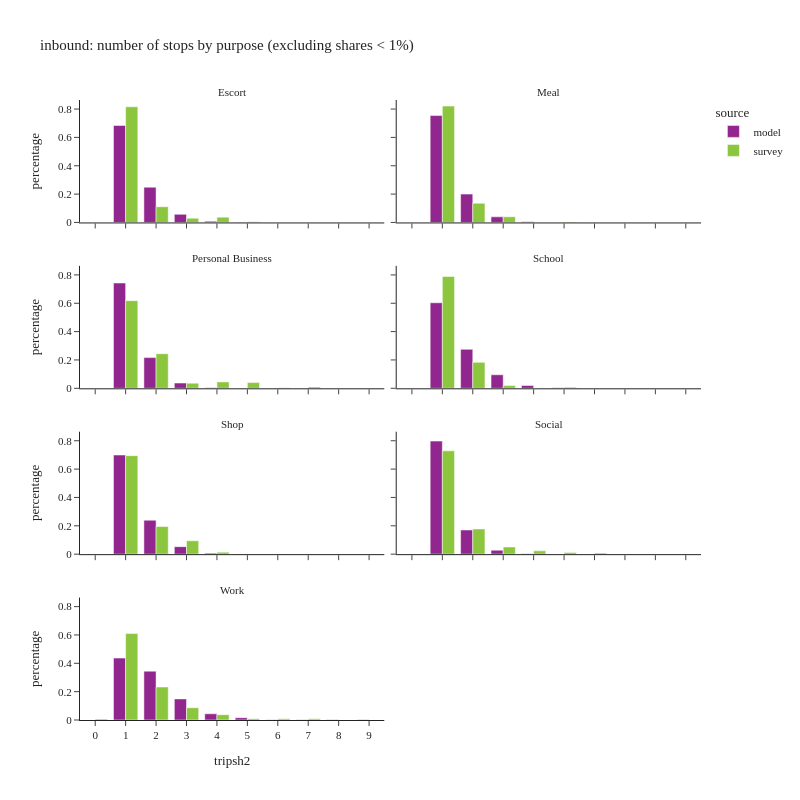

Notebook cell for this chart:
### Code cell
df_plot = (
    df_tour.group_by(['tripsh2', 'pdpurp_label', 'source'])
    .agg(pl.col('toexpfac').sum())
    .with_columns(
        (pl.col('toexpfac') / pl.col('toexpfac').sum().over(['pdpurp_label', 'source'])).alias('percentage')
    )
)
df_plot2 = df_plot.filter(pl.col('percentage') > 0.001)

df_plot2_pd = df_plot2.sort(['source', 'pdpurp_label']).to_pandas()

fig = px.bar(df_plot2_pd,
             x="tripsh2", y="percentage", color="source",barmode="group",
             facet_col='pdpurp_label', facet_col_wrap=2,
             hover_data=['toexpfac'],
             title="inbound: number of stops by purpose (excluding shares < 1%)")
fig.update_layout(height=800, width=800)
fig.for_each_annotation(lambda a: a.update(text = a.text.split("=")[-1]))
fig.for_each_xaxis(lambda a: a.update(dict(dtick = 1, categoryorder='category ascending')))
fig.show()

### Figure 1 — Plotly figure (JSON) as saved in the notebook; plotly's stock layout.template omitted (floating-point values rounded to 4 significant figures)
{"data": [{"alignmentgroup": "True", "customdata": [[35950.0], [155900.0], [429000.0], [5177.0], [796.0]], "hovertemplate": "source=model<br>pdpurp_label=Escort<br>tripsh2=%{x}<br>percentage=%{y}<br>toexpfac=%{customdata[0]}<extra></extra>", "legendgroup": "model", "marker": {"color": "#91268F", "pattern": {"shape": ""}}, "name": "model", "offsetgroup": "model", "orientation": "v", "showlegend": true, "textposition": "auto", "type": "bar", "x": [3, 2, 1, 4, 5], "xaxis": "x7", "y": [0.05735, 0.2486, 0.6842, 0.008258, 0.00127], "yaxis": "y7"}, {"alignmentgroup": "True", "customdata": [[76800.0], [289700.0], [15180.0], [2098.0]], "hovertemplate": "source=model<br>pdpurp_label=Meal<br>tripsh2=%{x}<br>percentage=%{y}<br>toexpfac=%{customdata[0]}<extra></extra>", "legendgroup": "model", "marker": {"color": "#91268F", "pattern": {"shape": ""}}, "name": "model", "offsetgroup": "model", "orientation": "v", "showlegend": false, "textposition": "auto", "type": "bar", "x": [2, 1, 3, 4], "xaxis": "x8", "y": [0.1999, 0.7541, 0.03952, 0.005461], "yaxis": "y8"}, {"alignmentgroup": "True", "customdata": [[85660.0], [14620.0], [1359.0], [294000.0]], "hovertemplate": "source=model<br>pdpurp_label=Personal Business<br>tripsh2=%{x}<br>percentage=%{y}<br>toexpfac=%{customdata[0]}<extra></extra>", "legendgroup": "model", "marker": {"color": "#91268F", "pattern": {"shape": ""}}, "name": "model", "offsetgroup": "model", "orientation": "v", "showlegend": false, "textposition": "auto", "type": "bar", "x": [2, 3, 4, 1], "xaxis": "x5", "y": [0.2164, 0.03694, 0.003434, 0.7428], "yaxis": "y5"}, {"alignmentgroup": "True", "customdata": [[2811.0], [166600.0], [11950.0], [57950.0], [365700.0]], "hovertemplate": "source=model<br>pdpurp_label=School<br>tripsh2=%{x}<br>percentage=%{y}<br>toexpfac=%{customdata[0]}<extra></extra>", "legendgroup": "model", "marker": {"color": "#91268F", "pattern": {"shape": ""}}, "name": "model", "offsetgroup": "model", "orientation": "v", "showlegend": false, "textposition": "auto", "type": "bar", "x": [5, 2, 4, 3, 1], "xaxis": "x6", "y": [0.004638, 0.275, 0.01972, 0.09562, 0.6035], "yaxis": "y6"}, {"alignmentgroup": "True", "customdata": [[38660.0], [5232.0], [511000.0], [790.0], [175000.0]], "hovertemplate": "source=model<br>pdpurp_label=Shop<br>tripsh2=%{x}<br>percentage=%{y}<br>toexpfac=%{customdata[0]}<extra></extra>", "legendgroup": "model", "marker": {"color": "#91268F", "pattern": {"shape": ""}}, "name": "model", "offsetgroup": "model", "orientation": "v", "showlegend": false, "textposition": "auto", "type": "bar", "x": [3, 4, 1, 5, 2], "xaxis": "x3", "y": [0.0529, 0.00716, 0.6993, 0.001081, 0.2394], "yaxis": "y3"}, {"alignmentgroup": "True", "customdata": [[41080.0], [1171000.0], [250300.0], [4798.0]], "hovertemplate": "source=model<br>pdpurp_label=Social<br>tripsh2=%{x}<br>percentage=%{y}<br>toexpfac=%{customdata[0]}<extra></extra>", "legendgroup": "model", "marker": {"color": "#91268F", "pattern": {"shape": ""}}, "name": "model", "offsetgroup": "model", "orientation": "v", "showlegend": false, "textposition": "auto", "type": "bar", "x": [3, 1, 2, 4], "xaxis": "x4", "y": [0.02799, 0.7977, 0.1705, 0.003269], "yaxis": "y4"}, {"alignmentgroup": "True", "customdata": [[26450.0], [70440.0], [1669.0], [3000.0], [239100.0], [554000.0], [702100.0], [2215.0], [4016.0]], "hovertemplate": "source=model<br>pdpurp_label=Work<br>tripsh2=%{x}<br>percentage=%{y}<br>toexpfac=%{customdata[0]}<extra></extra>", "legendgroup": "model", "marker": {"color": "#91268F", "pattern": {"shape": ""}}, "name": "model", "offsetgroup": "model", "orientation": "v", "showlegend": false, "textposition": "auto", "type": "bar", "x": [5, 4, 9, 7, 3, 2, 1, 8, 6], "xaxis": "x", "y": [0.01645, 0.04382, 0.001038, 0.001866, 0.1488, 0.3446, 0.4367, 0.001378, 0.002498], "yaxis": "y"}, {"alignmentgroup": "True", "customdata": [[17400.0], [51460.0], [378500.0], [13890.0], [2439.0]], "hovertemplate": "source=survey<br>pdpurp_label=Escort<br>tripsh2=%{x}<br>percentage=%{y}<br>toexpfac=%{customdata[0]}<extra></extra>", "legendgroup": "survey", "marker": {"color": "#8CC63E", "pattern": {"shape": ""}}, "name": "survey", "offsetgroup": "survey", "orientation": "v", "showlegend": true, "textposition": "auto", "type": "bar", "x": [4, 2, 1, 3, 5], "xaxis": "x7", "y": [0.03753, 0.111, 0.8163, 0.02995, 0.005261], "yaxis": "y7"}, {"alignmentgroup": "True", "customdata": [[216600.0], [35770.0], [862.6], [10600.0]], "hovertemplate": "source=survey<br>pdpurp_label=Meal<br>tripsh2=%{x}<br>percentage=%{y}<br>toexpfac=%{customdata[0]}<extra></extra>", "legendgroup": "survey", "marker": {"color": "#8CC63E", "pattern": {"shape": ""}}, "name": "survey", "offsetgroup": "survey", "orientation": "v", "showlegend": false, "textposition": "auto", "type": "bar", "x": [1, 2, 5, 3], "xaxis": "x8", "y": [0.8207, 0.1356, 0.003269, 0.04015], "yaxis": "y8"}, {"alignmentgroup": "True", "customdata": [[519.0], [186100.0], [13630.0], [10890.0], [1243.0], [73380.0], [12090.0], [3016.0]], "hovertemplate": "source=survey<br>pdpurp_label=Personal Business<br>tripsh2=%{x}<br>percentage=%{y}<br>toexpfac=%{customdata[0]}<extra></extra>", "legendgroup": "survey", "marker": {"color": "#8CC63E", "pattern": {"shape": ""}}, "name": "survey", "offsetgroup": "survey", "orientation": "v", "showlegend": false, "textposition": "auto", "type": "bar", "x": [9, 1, 4, 3, 6, 2, 5, 7], "xaxis": "x5", "y": [0.001725, 0.6185, 0.0453, 0.03619, 0.004131, 0.2439, 0.0402, 0.01003], "yaxis": "y5"}, {"alignmentgroup": "True", "customdata": [[83980.0], [362000.0], [511.1], [8943.0], [3527.0]], "hovertemplate": "source=survey<br>pdpurp_label=School<br>tripsh2=%{x}<br>percentage=%{y}<br>toexpfac=%{customdata[0]}<extra></extra>", "legendgroup": "survey", "marker": {"color": "#8CC63E", "pattern": {"shape": ""}}, "name": "survey", "offsetgroup": "survey", "orientation": "v", "showlegend": false, "textposition": "auto", "type": "bar", "x": [2, 1, 4, 3, 5], "xaxis": "x6", "y": [0.183, 0.7887, 0.001114, 0.01949, 0.007686], "yaxis": "y6"}, {"alignmentgroup": "True", "customdata": [[362900.0], [101700.0], [49320.0], [533.6], [7353.0]], "hovertemplate": "source=survey<br>pdpurp_label=Shop<br>tripsh2=%{x}<br>percentage=%{y}<br>toexpfac=%{customdata[0]}<extra></extra>", "legendgroup": "survey", "marker": {"color": "#8CC63E", "pattern": {"shape": ""}}, "name": "survey", "offsetgroup": "survey", "orientation": "v", "showlegend": false, "textposition": "auto", "type": "bar", "x": [1, 2, 3, 6, 4], "xaxis": "x3", "y": [0.6948, 0.1948, 0.09445, 0.001022, 0.01408], "yaxis": "y3"}, {"alignmentgroup": "True", "customdata": [[7597.0], [183500.0], [52020.0], [753000.0], [1548.0], [11620.0], [24140.0]], "hovertemplate": "source=survey<br>pdpurp_label=Social<br>tripsh2=%{x}<br>percentage=%{y}<br>toexpfac=%{customdata[0]}<extra></extra>", "legendgroup": "survey", "marker": {"color": "#8CC63E", "pattern": {"shape": ""}}, "name": "survey", "offsetgroup": "survey", "orientation": "v", "showlegend": false, "textposition": "auto", "type": "bar", "x": [6, 2, 3, 1, 7, 5, 4], "xaxis": "x4", "y": [0.007351, 0.1776, 0.05034, 0.7286, 0.001498, 0.01124, 0.02336], "yaxis": "y4"}, {"alignmentgroup": "True", "customdata": [[9536.0], [711600.0], [7988.0], [9389.0], [43800.0], [271600.0], [11200.0], [101000.0]], "hovertemplate": "source=survey<br>pdpurp_label=Work<br>tripsh2=%{x}<br>percentage=%{y}<br>toexpfac=%{customdata[0]}<extra></extra>", "legendgroup": "survey", "marker": {"color": "#8CC63E", "pattern": {"shape": ""}}, "name": "survey", "offsetgroup": "survey", "orientation": "v", "showlegend": false, "textposition": "auto", "type": "bar", "x": [6, 1, 0, 7, 4, 2, 5, 3], "xaxis": "x", "y": [0.008174, 0.61, 0.006847, 0.008048, 0.03754, 0.2328, 0.009602, 0.08655], "yaxis": "y"}], "layout": {"annotations": [{"font": {}, "showarrow": false, "text": "Work", "x": 0.245, "xanchor": "center", "xref": "paper", "y": 0.1975, "yanchor": "bottom", "yref": "paper"}, {"font": {}, "showarrow": false, "text": "Shop", "x": 0.245, "xanchor": "center", "xref": "paper", "y": 0.465, "yanchor": "bottom", "yref": "paper"}, {"font": {}, "showarrow": false, "text": "Social", "x": 0.755, "xanchor": "center", "xref": "paper", "y": 0.465, "yanchor": "bottom", "yref": "paper"}, {"font": {}, "showarrow": false, "text": "Personal Business", "x": 0.245, "xanchor": "center", "xref": "paper", "y": 0.7325, "yanchor": "bottom", "yref": "paper"}, {"font": {}, "showarrow": false, "text": "School", "x": 0.755, "xanchor": "center", "xref": "paper", "y": 0.7325, "yanchor": "bottom", "yref": "paper"}, {"font": {}, "showarrow": false, "text": "Escort", "x": 0.245, "xanchor": "center", "xref": "paper", "y": 1.0, "yanchor": "bottom", "yref": "paper"}, {"font": {}, "showarrow": false, "text": "Meal", "x": 0.755, "xanchor": "center", "xref": "paper", "y": 1.0, "yanchor": "bottom", "yref": "paper"}], "barmode": "group", "height": 800, "legend": {"title": {"text": "source"}, "tracegroupgap": 0}, "title": {"text": "inbound: number of stops by purpose (excluding shares < 1%)"}, "width": 800, "xaxis": {"anchor": "y", "categoryorder": "category ascending", "domain": [0.0, 0.49], "dtick": 1, "title": {"text": "tripsh2"}}, "xaxis2": {"anchor": "y2", "categoryorder": "category ascending", "domain": [0.51, 1.0], "dtick": 1, "matches": "x", "title": {"text": "tripsh2"}}, "xaxis3": {"anchor": "y3", "categoryorder": "category ascending", "domain": [0.0, 0.49], "dtick": 1, "matches": "x", "showticklabels": false}, "xaxis4": {"anchor": "y4", "categoryorder": "category ascending", "domain": [0.51, 1.0], "dtick": 1, "matches": "x", "showticklabels": false}, "xaxis5": {"anchor": "y5", "categoryorder": "category ascending", "domain": [0.0, 0.49], "dtick": 1, "matches": "x", "showticklabels": false}, "xaxis6": {"anchor": "y6", "categoryorder": "category ascending", "domain": [0.51, 1.0], "dtick": 1, "matches": "x", "showticklabels": false}, "xaxis7": {"anchor": "y7", "categoryorder": "category ascending", "domain": [0.0, 0.49], "dtick": 1, "matches": "x", "showticklabels": false}, "xaxis8": {"anchor": "y8", "categoryorder": "category ascending", "domain": [0.51, 1.0], "dtick": 1, "matches": "x", "showticklabels": false}, "yaxis": {"anchor": "x", "domain": [0.0, 0.1975], "title": {"text": "percentage"}}, "yaxis2": {"anchor": "x2", "domain": [0.0, 0.1975], "matches": "y", "showticklabels": false}, "yaxis3": {"anchor": "x3", "domain": [0.2675, 0.465], "matches": "y", "title": {"text": "percentage"}}, "yaxis4": {"anchor": "x4", "domain": [0.2675, 0.465], "matches": "y", "showticklabels": false}, "yaxis5": {"anchor": "x5", "domain": [0.535, 0.7325], "matches": "y", "title": {"text": "percentage"}}, "yaxis6": {"anchor": "x6", "domain": [0.535, 0.7325], "matches": "y", "showticklabels": false}, "yaxis7": {"anchor": "x7", "domain": [0.8025, 1.0], "matches": "y", "title": {"text": "percentage"}}, "yaxis8": {"anchor": "x8", "domain": [0.8025, 1.0], "matches": "y", "showticklabels": false}}}
